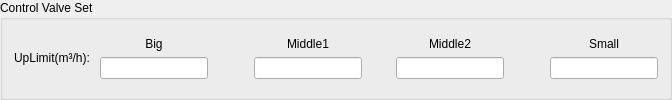
    <widget class="QGroupBox" name="gBox_UpperFlowLmt">
     <property name="sizePolicy">
      <sizepolicy hsizetype="Preferred" vsizetype="Fixed">
       <horstretch>0</horstretch>
       <verstretch>0</verstretch>
      </sizepolicy>
     </property>
     <property name="title">
      <string>Control Valve Set</string>
     </property>
     <layout class="QGridLayout" name="gridLayout_15">
      <item row="0" column="0">
       <widget class="QLabel" name="label_11">
        <property name="sizePolicy">
         <sizepolicy hsizetype="Preferred" vsizetype="Fixed">
          <horstretch>0</horstretch>
          <verstretch>0</verstretch>
         </sizepolicy>
        </property>
        <property name="text">
         <string>UpLimit(m³/h): </string>
        </property>
       </widget>
      </item>
      <item row="0" column="1">
       <layout class="QGridLayout" name="gridLayout_7">
        <item row="0" column="0">
         <widget class="QLabel" name="label_16">
          <property name="sizePolicy">
           <sizepolicy hsizetype="Preferred" vsizetype="Fixed">
            <horstretch>0</horstretch>
            <verstretch>0</verstretch>
           </sizepolicy>
          </property>
          <property name="text">
           <string>Big</string>
          </property>
          <property name="alignment">
           <set>Qt::AlignCenter</set>
          </property>
         </widget>
        </item>
        <item row="1" column="0">
         <widget class="QLineEdit" name="lineEdit_Upper_1">
          <property name="sizePolicy">
           <sizepolicy hsizetype="Expanding" vsizetype="Fixed">
            <horstretch>0</horstretch>
            <verstretch>0</verstretch>
           </sizepolicy>
          </property>
          <property name="alignment">
           <set>Qt::AlignCenter</set>
          </property>
         </widget>
        </item>
       </layout>
      </item>
      <item row="0" column="2">
       <spacer name="horizontalSpacer_3">
        <property name="orientation">
         <enum>Qt::Horizontal</enum>
        </property>
        <property name="sizeHint" stdset="0">
         <size>
          <width>40</width>
          <height>20</height>
         </size>
        </property>
       </spacer>
      </item>
      <item row="0" column="3">
       <layout class="QGridLayout" name="gridLayout_8">
        <item row="0" column="0">
         <widget class="QLabel" name="label_17">
          <property name="sizePolicy">
           <sizepolicy hsizetype="Preferred" vsizetype="Fixed">
            <horstretch>0</horstretch>
            <verstretch>0</verstretch>
           </sizepolicy>
          </property>
          <property name="text">
           <string>Middle1</string>
          </property>
          <property name="alignment">
           <set>Qt::AlignCenter</set>
          </property>
         </widget>
        </item>
        <item row="1" column="0">
         <widget class="QLineEdit" name="lineEdit_Upper_2">
          <property name="sizePolicy">
           <sizepolicy hsizetype="Expanding" vsizetype="Fixed">
            <horstretch>0</horstretch>
            <verstretch>0</verstretch>
           </sizepolicy>
          </property>
          <property name="palette">
           <palette>
            <active>
             <colorrole role="Button">
              <brush brushstyle="SolidPattern">
               <color alpha="255">
                <red>85</red>
                <green>85</green>
                <blue>255</blue>
               </color>
              </brush>
             </colorrole>
            </active>
            <inactive>
             <colorrole role="Button">
              <brush brushstyle="SolidPattern">
               <color alpha="255">
                <red>85</red>
                <green>85</green>
                <blue>255</blue>
               </color>
              </brush>
             </colorrole>
            </inactive>
            <disabled>
             <colorrole role="Button">
              <brush brushstyle="SolidPattern">
               <color alpha="255">
                <red>85</red>
                <green>85</green>
                <blue>255</blue>
               </color>
              </brush>
             </colorrole>
            </disabled>
           </palette>
          </property>
          <property name="alignment">
           <set>Qt::AlignCenter</set>
          </property>
         </widget>
        </item>
       </layout>
      </item>
      <item row="0" column="4">
       <spacer name="horizontalSpacer_4">
        <property name="orientation">
         <enum>Qt::Horizontal</enum>
        </property>
        <property name="sizeHint" stdset="0">
         <size>
          <width>28</width>
          <height>20</height>
         </size>
        </property>
       </spacer>
      </item>
      <item row="0" column="5">
       <layout class="QGridLayout" name="gridLayout_12">
        <item row="0" column="0">
         <widget class="QLabel" name="label_20">
          <property name="sizePolicy">
           <sizepolicy hsizetype="Preferred" vsizetype="Fixed">
            <horstretch>0</horstretch>
            <verstretch>0</verstretch>
           </sizepolicy>
          </property>
          <property name="text">
           <string>Middle2</string>
          </property>
          <property name="alignment">
           <set>Qt::AlignCenter</set>
          </property>
         </widget>
        </item>
        <item row="1" column="0">
         <widget class="QLineEdit" name="lineEdit_Upper_3">
          <property name="sizePolicy">
           <sizepolicy hsizetype="Expanding" vsizetype="Fixed">
            <horstretch>0</horstretch>
            <verstretch>0</verstretch>
           </sizepolicy>
          </property>
          <property name="alignment">
           <set>Qt::AlignCenter</set>
          </property>
         </widget>
        </item>
       </layout>
      </item>
      <item row="0" column="6">
       <spacer name="horizontalSpacer_5">
        <property name="orientation">
         <enum>Qt::Horizontal</enum>
        </property>
        <property name="sizeHint" stdset="0">
         <size>
          <width>40</width>
          <height>20</height>
         </size>
        </property>
       </spacer>
      </item>
      <item row="0" column="7">
       <layout class="QGridLayout" name="gridLayout_14">
        <item row="0" column="0">
         <widget class="QLabel" name="label_21">
          <property name="sizePolicy">
           <sizepolicy hsizetype="Preferred" vsizetype="Fixed">
            <horstretch>0</horstretch>
            <verstretch>0</verstretch>
           </sizepolicy>
          </property>
          <property name="text">
           <string>Small</string>
          </property>
          <property name="alignment">
           <set>Qt::AlignCenter</set>
          </property>
         </widget>
        </item>
        <item row="1" column="0">
         <widget class="QLineEdit" name="lineEdit_Upper_4">
          <property name="sizePolicy">
           <sizepolicy hsizetype="Expanding" vsizetype="Fixed">
            <horstretch>0</horstretch>
            <verstretch>0</verstretch>
           </sizepolicy>
          </property>
          <property name="alignment">
           <set>Qt::AlignCenter</set>
          </property>
         </widget>
        </item>
       </layout>
      </item>
     </layout>
    </widget>
